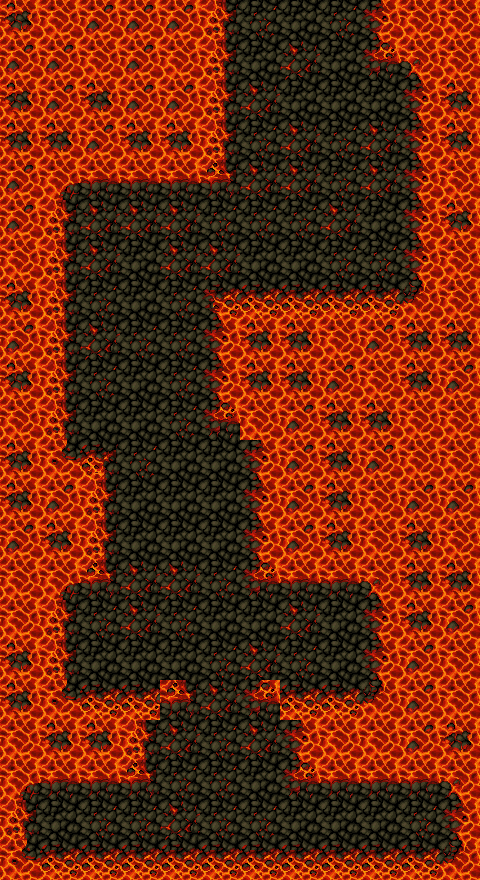

This game map was drawn from its Tiled (.tmx) file and the tilesets committed beside it. A one-line description and the full map source follow:
An orthogonal 12x22 tile map with 40x40 px tiles, 2 tile layers (background0, background1).

<map version="1.10" tiledversion="1.10.2" orientation="orthogonal" renderorder="right-down" width="12" height="22" tilewidth="40" tileheight="40" infinite="0" nextlayerid="3" nextobjectid="1">
 <tileset firstgid="1" source="frogger_atlas_01.tsx" />
 <layer id="1" name="background0" width="12" height="22">
  <data encoding="csv">
271,269,270,270,270,270,269,269,269,269,269,269,
270,270,269,270,269,271,269,271,269,270,269,269,
271,270,271,270,270,270,270,269,269,269,271,271,
271,271,270,271,271,270,269,270,270,270,270,271,
270,269,270,269,271,270,271,270,270,271,271,269,
270,271,271,270,269,269,271,269,270,271,270,271,
269,270,269,270,270,269,270,270,270,271,269,269,
271,270,270,270,270,269,270,270,271,271,270,269,
270,271,270,269,269,269,271,271,269,270,271,271,
271,270,270,270,270,270,271,271,270,269,271,270,
269,269,271,271,271,270,269,270,271,271,269,269,
271,269,269,271,271,271,269,270,271,270,269,269,
271,270,271,270,269,271,269,270,271,269,270,270,
270,271,271,270,269,270,270,270,271,269,271,269,
269,270,269,269,270,269,269,269,269,271,271,271,
269,271,271,270,269,269,271,270,271,269,271,270,
271,269,270,270,269,271,270,271,271,271,270,269,
271,269,269,269,271,269,271,269,271,271,270,269,
269,271,271,269,271,269,269,270,269,269,270,271,
271,270,269,269,270,270,270,270,269,270,271,270,
270,269,269,269,269,269,270,270,271,269,271,271,
270,271,271,271,269,271,269,270,269,270,270,271
</data>
 </layer>
 <layer id="2" name="background1" width="12" height="22">
  <data encoding="csv">
0,0,0,0,0,219,272,220,272,221,0,0,
0,0,0,0,0,219,220,273,220,198,196,0,
0,0,0,0,0,219,273,220,220,220,221,0,
0,0,0,0,0,219,272,273,272,273,221,0,
0,194,195,195,195,197,273,273,272,273,221,0,
0,219,273,273,273,272,272,272,273,220,221,0,
0,219,273,220,273,273,220,220,272,272,221,0,
0,219,272,220,272,223,245,245,245,245,246,0,
0,219,273,272,272,221,0,0,0,0,0,0,
0,219,272,220,272,221,0,271,0,0,0,0,
0,219,220,220,272,198,0,0,0,271,0,0,
0,244,222,272,220,220,221,0,0,0,0,0,
0,0,219,220,220,220,221,0,0,0,0,0,
0,0,219,220,220,220,221,0,0,0,0,0,
0,194,197,273,273,272,198,195,195,196,0,0,
0,219,272,273,272,220,220,273,220,221,0,0,
0,219,220,220,220,272,273,272,220,221,0,0,
0,244,245,245,197,273,198,245,245,246,0,0,
0,0,0,219,273,272,273,221,0,0,0,0,
194,195,195,197,272,272,220,198,195,195,195,196,
219,220,272,272,273,272,272,220,220,220,272,221,
244,245,245,245,245,245,245,245,245,245,245,246
</data>
 </layer>
</map>
